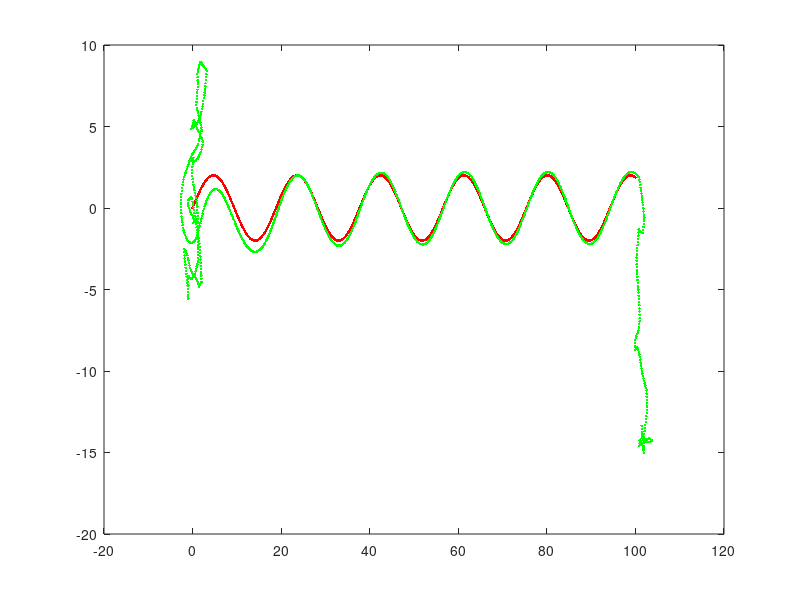

This figure's MATLAB source:
clear all;close all;clc;

kp = 2;
ki = 0.025;
kd = 20;

v = 2;
dt = 0.1;
L= 2.5;
curp=[0 -1 0.5];

x = linspace(0,100,1000);
y = 2 * sin(x/3.0);
path = [x' y'];
plot(path(:,1),path(:,2),'r.');
hold on;

intergral = 0;
pre_err =0;
for i=1:length(path)
    
    d = path(:,1:2) - curp(1:2);
    dis = d(:,1).^2 + d(:,2).^2;
    [~,ind] = min(dis);                                     %找路径最近点索引
    
    dx = curp(1) - path(ind,1);
    dy = curp(2) - path(ind,2);
    
    e = (sin(curp(3) - atan2(dy,dx)))*sqrt(dx*dx+dy*dy);   %横向偏差作为测量
    temp(i) = e;
     
    intergral = intergral + e;
    u = kp*e + ki*intergral + kd*(e - pre_err);             %pid生成控制量，前轮转角
    pre_err = e;

    curp(1) = curp(1) + dt*v*cos(curp(3));
    curp(2) = curp(2) + dt*v*sin(curp(3));  
    curp(3) = curp(3) + dt*v*tan(u)/L;
  
    plot(curp(1),curp(2),'g.');
end

%axis equal;